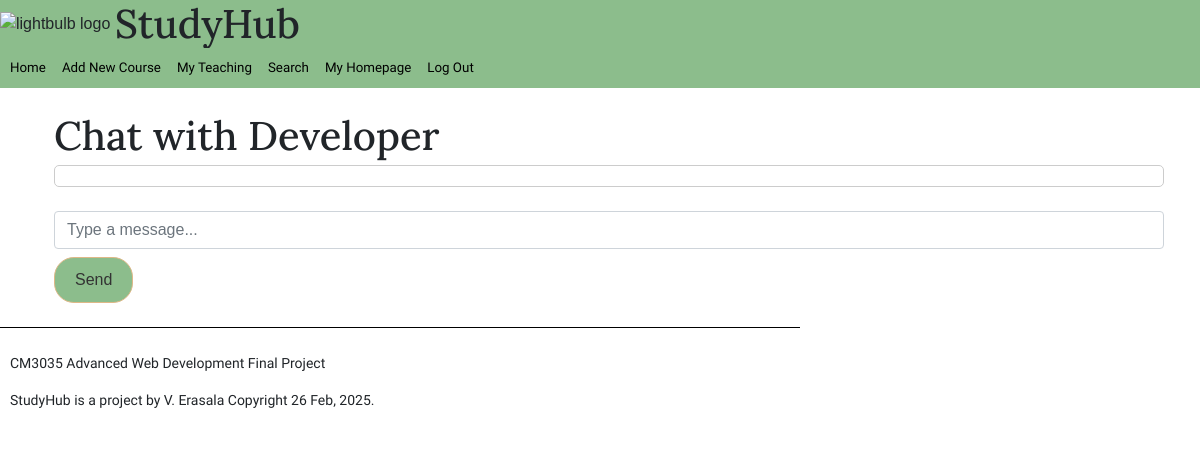
/chat/vineet (signed in), run on an earlier commit of the app's database.
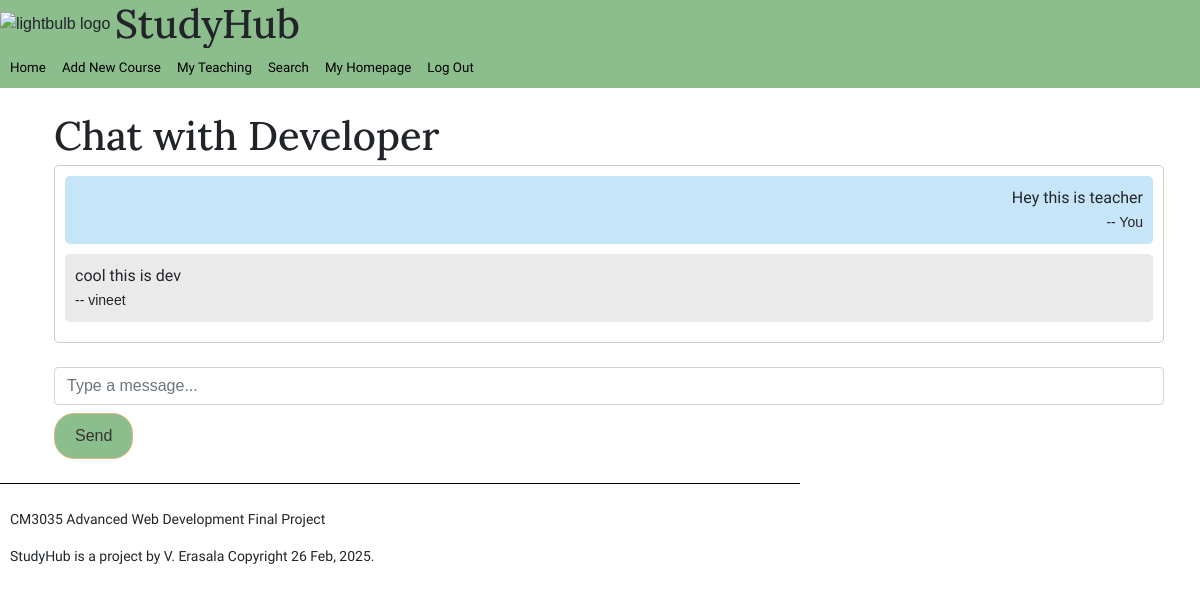
And on a later commit of the database.
### study_hub/models.py (models this page shows)
class ChatMessage(models.Model):
    sender = models.ForeignKey(User, on_delete=models.CASCADE, related_name='sent_messages')
    recipient = models.ForeignKey(User, on_delete=models.CASCADE, related_name='received_messages')
    message = models.TextField()
    timestamp = models.DateTimeField(auto_now_add=True)
    def __str__(self):
        return f"Message from {self.sender.username} to {self.recipient.username} at {self.timestamp}"

class User(AbstractUser):
    is_teacher = models.BooleanField(default=False)
    name = models.CharField(max_length = 255)
    photo = models.ImageField(upload_to='profile_photos/', blank=True, null=True)
    groups = models.ManyToManyField(
        Group,
        blank=True,
        related_name="study_hub_user_set",
        related_query_name="user",
    )
    user_permissions = models.ManyToManyField(
        Permission,
        blank=True,
        related_name="study_hub_user_set",
        related_query_name="user",
    )

### study_hub/views.py (the view)
# urls.py: path('chat/<str:username>', views.chat_with_user, name='chat_with_user'),
@login_required
def chat_with_user(request, username):
    user_to_message = get_object_or_404(User, username=username)
    is_own_profile = request.user == user_to_message
    chat_log = ChatMessage.objects.filter(
        models.Q(sender=request.user, recipient = user_to_message) | models.Q(sender=user_to_message, recipient = request.user) #queries either user sending or receiving to this specific addressee
    ).order_by('timestamp') #objects will populate in ascending timestamp order
    print(chat_log)
    context = {
        'user_to_message':user_to_message,
        'is_own_profile':is_own_profile,
        'chat_log':chat_log,
        'user':request.user
    }
    return render(request, 'study_hub/chat.html', context)

### study_hub/templatetags/my_tags.py (called while the page is built)
@register.simple_tag
def todays_date():
    return datetime.datetime.now().strftime("%d %b, %Y")

### study_hub/templates/study_hub/chat.html (shortened to what this page needs)
{% extends "./base.html" %}
{% load bootstrap4 %}
{% block content %}
<div class="container m-4">
    {% if is_own_profile %}
    <h1>Your Notebook</h1>
    <p>Post notes and to-dos here for yourself to look at later.</p>
    {% else %}
    <h1>Chat with {{ user_to_message.name }}</h1>
    {% endif %}
    <div id="chat-log" class="chat-log">
        {% for chat in chat_log %}
        {% if user.id == chat.sender.id %}
        <div class="chat-message sender">
            <p>{{ chat.message }}</p>
            <small>-- You</small>
        </div>
        {% else %}
        <div class="chat-message receiver">
            <p>{{ chat.message }}</p>
            <small>-- {{ chat.sender }}</small>
        </div>
        {% endif %}
        {% endfor %}
    </div><br>
    <input id="chat-message-input" class="form-control" type="text" placeholder="Type a message...">
    <button id="chat-message-submit" class="btn btn-primary mt-2">Send</button>
</div>
{% endblock %}

What changed in the data, as far as the page shows it:
added ChatMessage: message "Hey this is teacher"
added ChatMessage: message "cool this is dev", sender "vineet"
